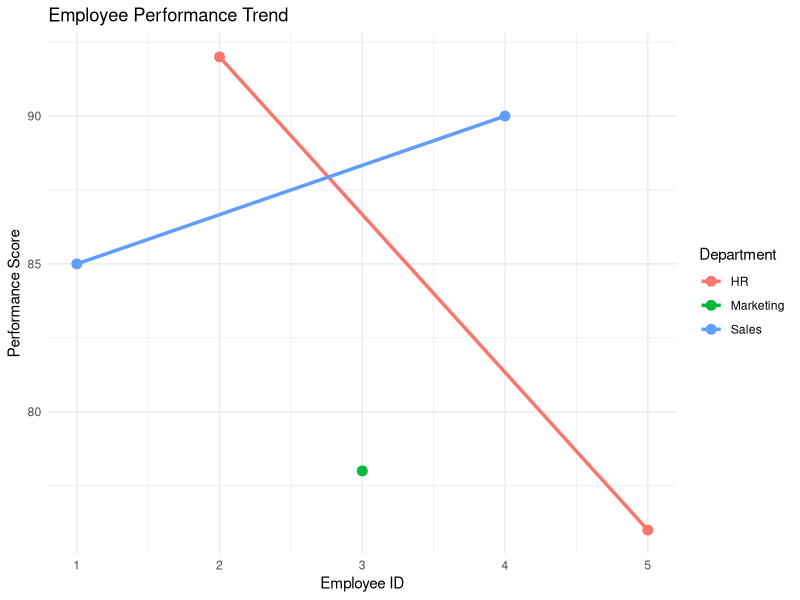

Reproduce this figure in R.
library(ggplot2)

# Employee Performance Data
employee <- data.frame(
  EmployeeID = c(1,2,3,4,5),
  Department = c("Sales","HR","Marketing","Sales","HR"),
  YearsService = c(5,3,7,4,2),
  Performance = c(85,92,78,90,76)
)

# Line Chart
ggplot(employee, aes(x = EmployeeID, y = Performance,
                     color = Department, group = Department)) +
  geom_line(linewidth = 1.2) +
  geom_point(size = 3) +
  labs(
    title = "Employee Performance Trend",
    x = "Employee ID",
    y = "Performance Score",
    color = "Department"
  ) +
  theme_minimal()
